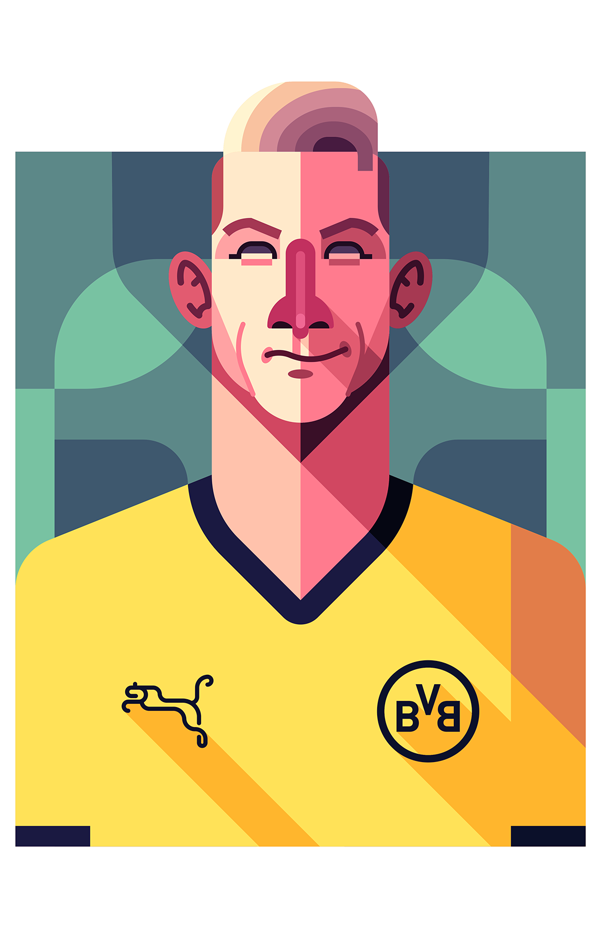
#> input picture reus.png, 600 x 927 px
$ python image_repre.py   (Python 2 division)
#> lines starting #> are read from the running program, lines starting #| are printed output that depends on the picture
from PIL import Image
import random


def openGrayScale(imageName):
    # opens an image in gray scale mode
#> called with imageName = 'reus.png'
    return Image.open(imageName).convert("L")
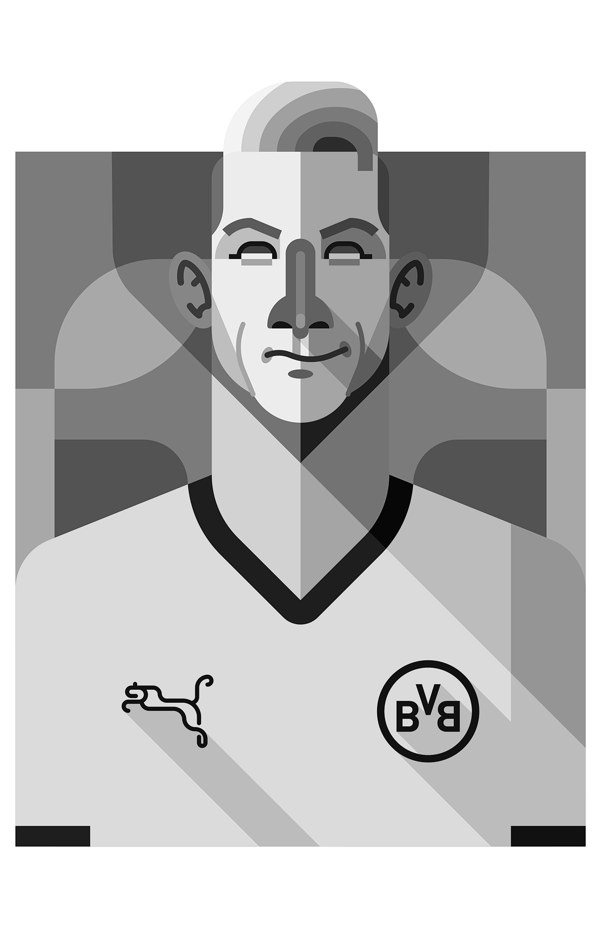
#> returned value: PIL image 600x927 L; min 1, max 255, mean 185.9


def randomSelect8x8(image):
    # randomly select an 8x8 square in the image
    # image parameter should be in grayscale
    # returns a list of grayscales of pixels
    l = []
    x = random.randint(0, image.size[0]-8)
#> x = 394
    y = random.randint(0, image.size[1]-8)
#> y = 776
    for xi in range(x, x+8):
        for yi in range(y, y+8):
            l.append(image.getpixel((xi, yi)))
#> after the loop, l = 64 values from 219 to 219
    return l


def plot8x8(grayscale_list, show=False):
    image = Image.new("L", (8, 8))
    image.putdata(grayscale_list)
    if show:
        image.show()
    return image


def visualize_weight(weight, show=False):
    # the weight should be an numpy array
    numNeuron, numInput = weight.shape
    weightList = weight.tolist()
    # normalize the weights of each neuron
    for i in range(len(weightList)):
        neuron_weight = weightList[i]
        mx = max(neuron_weight)
        weightList[i] = [w*255/mx for w in neuron_weight]
    print weightList

    imageList = [plot8x8(neuron) for neuron in weightList]
    bigImage = Image.new("L", (64, 64))
    for i in range(len(imageList)):
        im = imageList[i]
        x, y = i//5, i % 5
        bigImage.paste(im, (4+12*x, 4+12*y, 12+12*x, 12+12*y))
    if show:
        bigImage.show()


def main():
    name = "reus.png"
    image = openGrayScale(name)
    plot8x8(randomSelect8x8(image))

if __name__ == '__main__':
    main()
